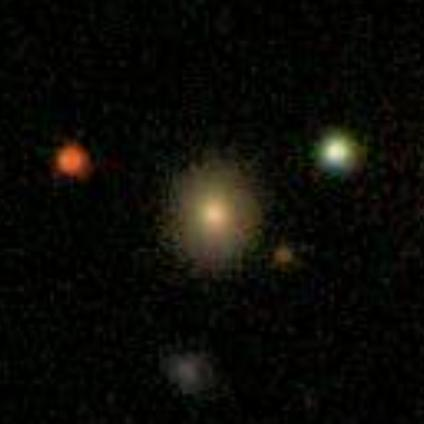
#> input picture Data/imagem-01.jpg, 424 x 424 px
$ jupyter execute --allow-errors app.ipynb
#> lines starting #> are read from the running program, lines starting #| are printed output that depends on the picture
[cell 1]
import pandas as pd
import numpy as np
import matplotlib.pyplot as plt
from skimage import io
from skimage.transform import hough_circle, hough_circle_peaks
from skimage.filters import sobel
from skimage.morphology import binary_closing, binary_opening
from skimage import color
from skimage.draw import circle_perimeter
import os

## Armazena as contagens manuais feitas por Helena e Rafael em um Dataframe

[cell 2]
contagem_manual = [
    {
        'imagem': 'imagem_01',
        'helena': 5,
        'rafael': 5
    },
    {
        'imagem': 'imagem_02',
        'helena': 4,
        'rafael': 3
    },
    {
        'imagem': 'imagem_03',
        'helena': 6,
        'rafael': 5
    },
    {
        'imagem': 'imagem_04',
        'helena': 2,
        'rafael': 1
    },
    {
        'imagem': 'imagem_05',
        'helena': 10,
        'rafael': 8
    },
    {
        'imagem': 'imagem_06',
        'helena': 9,
        'rafael': 8
    },
    {
        'imagem': 'imagem_07',
        'helena': 6,
        'rafael': 6
    },
    {
        'imagem': 'imagem_08',
        'helena': 5,
        'rafael': 5
    },
    {
        'imagem': 'imagem_09',
        'helena': 8,
        'rafael': 8
    },
    {
        'imagem': 'imagem_10',
        'helena': 5,
        'rafael': 4
    }
]

contagem_manual_df = pd.DataFrame(contagem_manual)
print(contagem_manual_df)

## Carrega os arquivos (imagens) da pasta Data

[cell 3]
imagem_01 = io.imread('Data/imagem-01.jpg')
#> imagem_01 is the input picture: shape (424, 424, 3); mean R, G, B 11.5, 11.1, 6.9
imagem_02 = io.imread('Data/imagem-02.jpg')
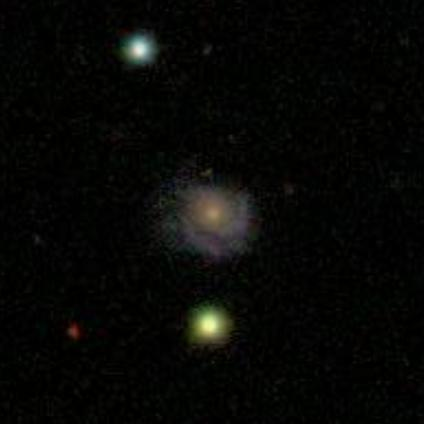
#> input picture Data/imagem-02.jpg, 424 x 424 px
#> imagem_02 is the input picture: shape (424, 424, 3); mean R, G, B 6.9, 7.4, 5.4
imagem_03 = io.imread('Data/imagem-03.jpg')
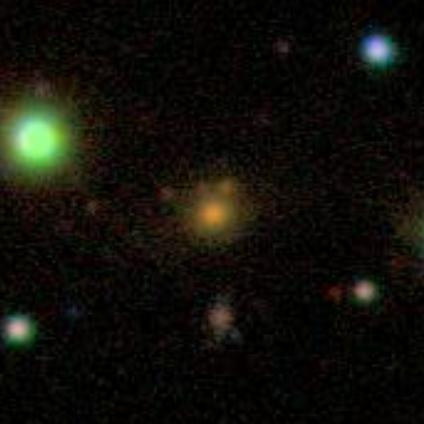
#> input picture Data/imagem-03.jpg, 424 x 424 px
#> imagem_03 is the input picture: shape (424, 424, 3); mean R, G, B 16.8, 15.7, 10.1
imagem_04 = io.imread('Data/imagem-04.jpg')
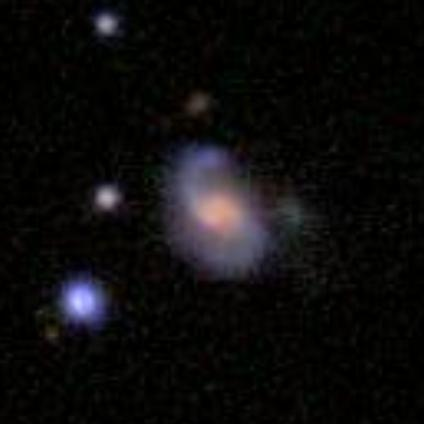
#> input picture Data/imagem-04.jpg, 424 x 424 px
#> imagem_04 is the input picture: shape (424, 424, 3); mean R, G, B 13, 12.1, 12.5
imagem_05 = io.imread('Data/imagem-05.jpg')
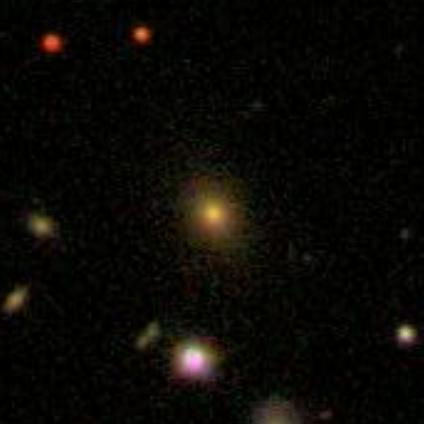
#> input picture Data/imagem-05.jpg, 424 x 424 px
#> imagem_05 is the input picture: shape (424, 424, 3); mean R, G, B 10.5, 8.9, 5.5
imagem_06 = io.imread('Data/imagem-06.jpg')
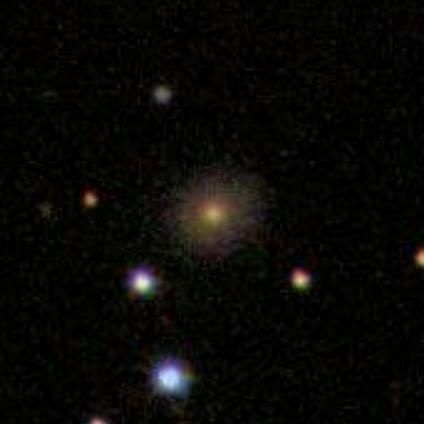
#> input picture Data/imagem-06.jpg, 424 x 424 px
#> imagem_06 is the input picture: shape (424, 424, 3); mean R, G, B 9.2, 8.4, 6.3
#> (the rest of this cell did not finish here and is left out)

## Armazena as imagens em uma lista

#> (a cell that did not finish here is left out)

## Converte as imagens em escala de cinza

#> (a cell that did not finish here is left out)

## Binariza as imagens

[cell 6]
# Lista que armazena as imagens binárias
imagens_binarias_list = []
#> imagens_binarias_list = []

#> (the rest of this cell did not finish here and is left out)

## Realiza operações de abertura e fechamento

[cell 7]
# Lista que armazena as imagens refinadas com as operações morfológicas
imagens_refinadas_list = []

for imagem in imagens_binarias_list:
    imagem_refinada = imagem.copy()

    imagem_refinada = binary_opening(imagem_refinada)
    imagem_refinada = binary_closing(imagem_refinada)

    imagens_refinadas_list.append(imagem_refinada)
#> this loop made 0 passes
#> after the loop, imagens_refinadas_list = []

## Aplica Sobel para detectar as bordas

[cell 8]
# Lista que armazena bordas das imagens
bordas_list = [sobel(imagem) for imagem in imagens_refinadas_list]
#> bordas_list = []

## Aplica transformada Hough circular para detectar círculos

[cell 9]
# Define que iremos detectar círculos com raio variando entre 5 e 50
raios = np.arange (5,50,2)

# Lista que armazena a acumulação dos parâmetros
grades_list = []

for imagem in bordas_list:
    hough_grade = hough_circle(imagem, raios)
    grades_list.append(hough_grade)
#> after the loop, grades_list = []
